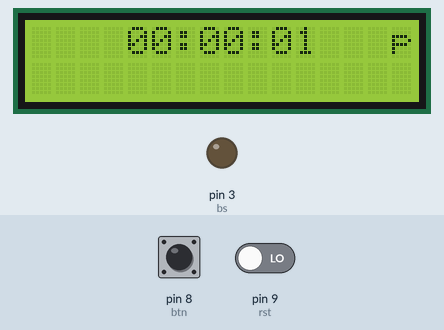
Recording of a sketch running on a simulated Arduino Uno, built with avr-gcc and run on an emulated ATmega328P. Parts: 16×2 character LCD, output pins drawn as LEDs (lit = HIGH). Inputs (shaded band) come from the test bench; at power-on: pin 9 (rst) LOW, pin 8 (btn) LOW.

Above: at 1.6 s.
1.7 s: pin 9 (rst) driven HIGH
At 2.2 s:
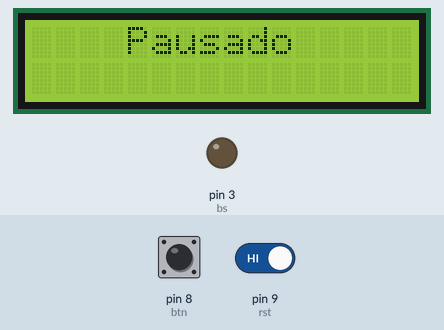
3.2 s: pin 8 (btn) driven HIGH and pin 9 (rst) driven LOW
At 4.4 s:
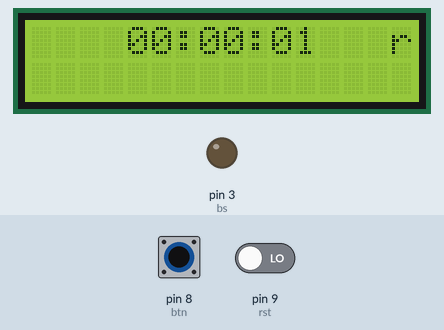
4.7 s: pin 8 (btn) pulsed LOW 5 times (0.12 s each, 0.3 s apart)
At 4.99 s:
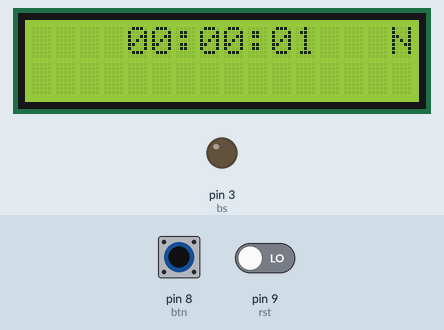
Timing chart, 0 to 7.7 s (numbered marks = the images above; inputs shaded):
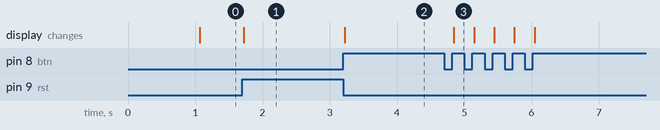

The sketch:

contador.ino
```cpp
#include <LiquidCrystal.h>
#include <TimerOne.h>
#include <Wire.h>

LiquidCrystal lcd(1, 2, 4, 5, 6, 7);

const int btn = 8;
const int rst = 9;
const int bs = 3;
const int nModes= 3; //Numero de Modos
int h = 0;
int m = 0;
volatile int s = 0;
volatile int mode = 0;
volatile bool update = false;
volatile bool pause = false;
char clockText[10];
String modeText = "p";

void setup(){
    Wire.begin();
    lcd.begin(16, 2);
    pinMode(btn, INPUT);
    pinMode(rst, INPUT);
    pinMode(bs, OUTPUT);
    Timer1.initialize(1000000);
    Timer1.attachInterrupt(secs);
}
void secs(){
    if(pause == false){
      s++;
      update = true;
    }
}
void updateClock(){
    m += s / 60;
    s = s % 60;
    h += m / 60;
    m = m % 60;
    h = h % 24;

    if(s == 0){
        playSound();
    }
    if(s<0){
        s = 0;
    }
}

void playSound(){//reproducir sonido en buzzer(bs) pin#3
    tone(bs, 900, 300);
}

void change(){
    mode++;
    mode = mode % nModes;
    update=true;
    switch(mode){ //Mostrar texto opcional sobre el modo
        case 0: modeText= "p"; //p Pausa
        break;
        case 1: modeText = "r";//r Reset
        break;
        case 2: modeText = "N";//N None
        break;
    }
    lcd.clear();
    sendPrint();
}
void setMode(){
    lcd.clear();
    switch(mode){
    case 0 ://Si modo == 0 pausa
        pause = !pause;
        if(pause==true){
            lcd.print("    Pausado");
        }else{
            lcd.clear();
            sendPrint();
        }
    break;
    case 1://Si modo == 1 reset
        s=0;m=0;h=0;
        sendPrint();
    break;
    case 2: break;// Si modo == 2 do something
     }

}

void sendPrint(){ //Imprimir variables en lcd (Cambiar funcion para imprimir en otro lado o solo guardar los datos
    lcd.setCursor(4,0);
      sprintf(clockText, "%02d:%02d:%02d", h,m,s);
        lcd.print(clockText);
        lcd.setCursor(15, 0);
        lcd.print(modeText);
}

void loop(){
    if(digitalRead(btn)==HIGH){//Boton para cambiar de modos
        delay(20);
        digitalWrite(btn, HIGH);
       change();
    while(digitalRead(btn)==HIGH);
    }
    if(digitalRead(rst)==HIGH){//Boton para seleccionar modo
        delay(20);
        digitalWrite(rst, HIGH);
        setMode();
        while(digitalRead(rst)==HIGH);
    }

   if(update==true){
      lcd.clear();
      updateClock();
      sendPrint();
      update=false;
   }
}
```

Measured:
- after the input at 1.7 s, the display: changes at once (image 1)
- after the input at 3.2 s, the display: changes at once (image 2)
- after the input at 4.7 s, the display: changes after 0.14 s (image 3)
